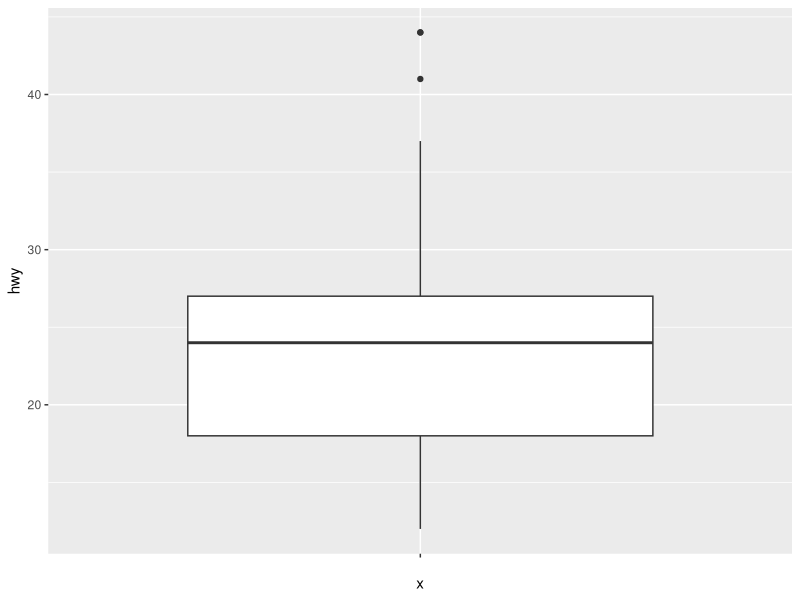
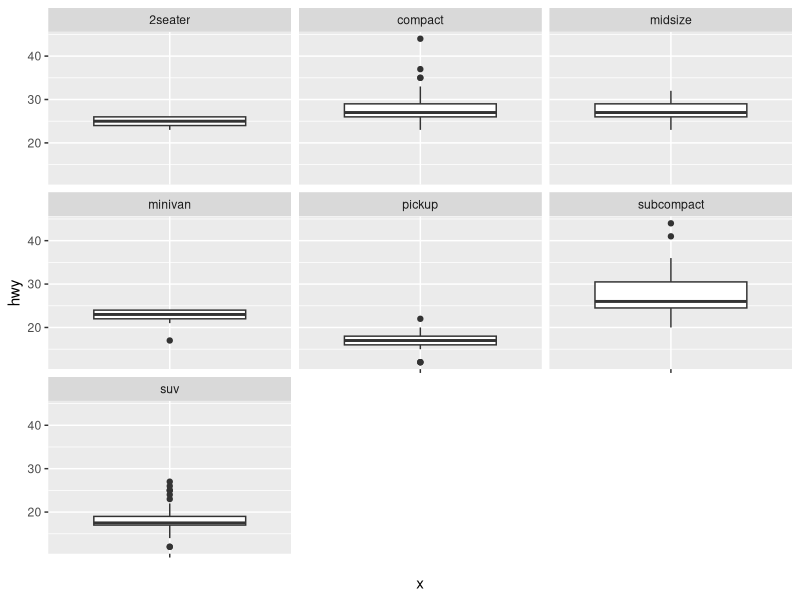
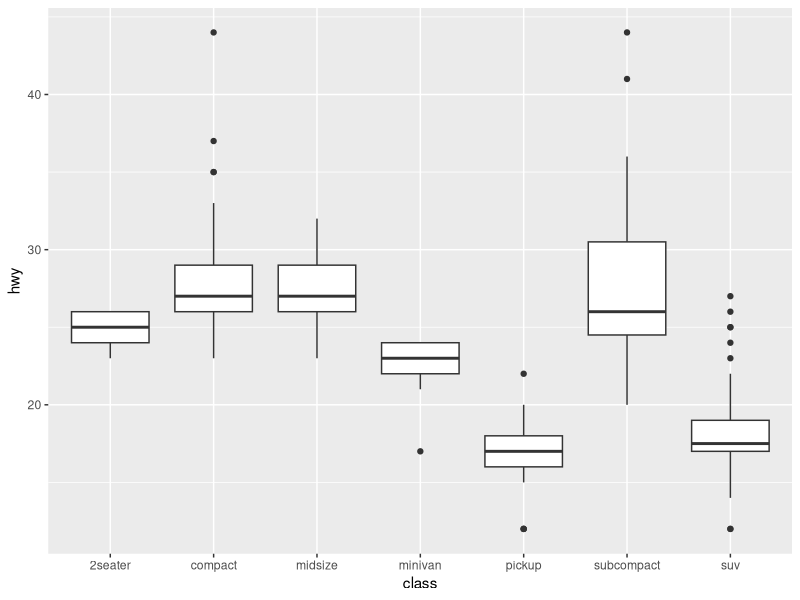
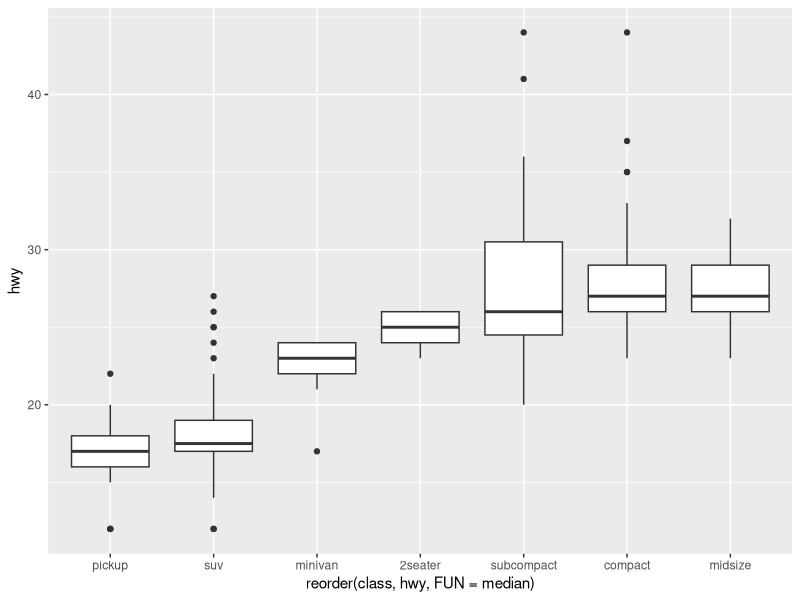
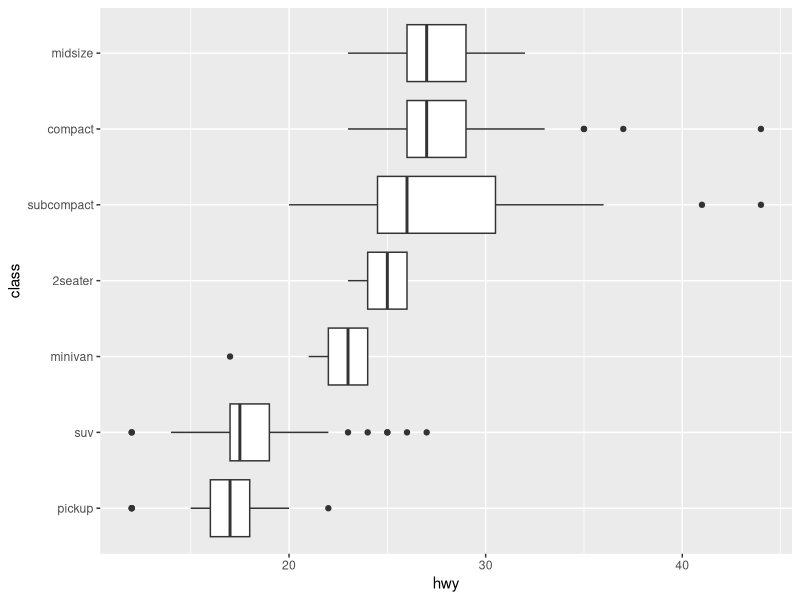
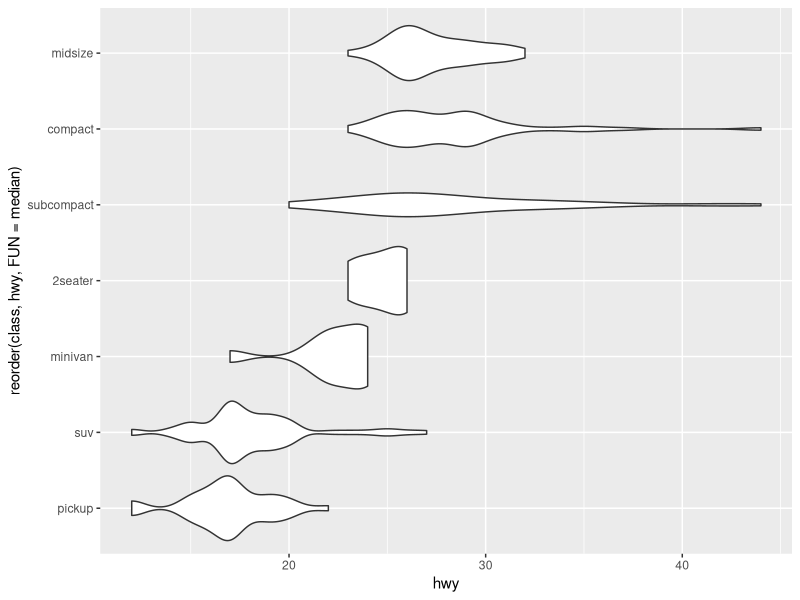
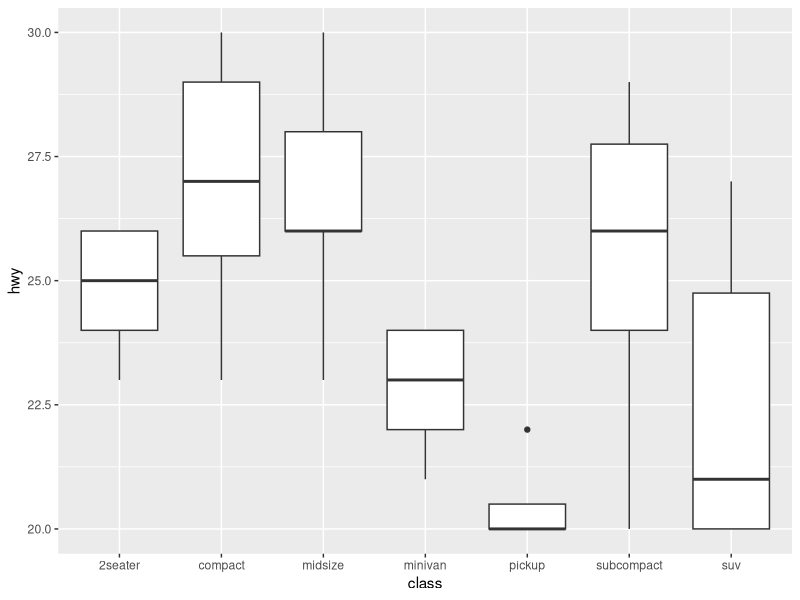
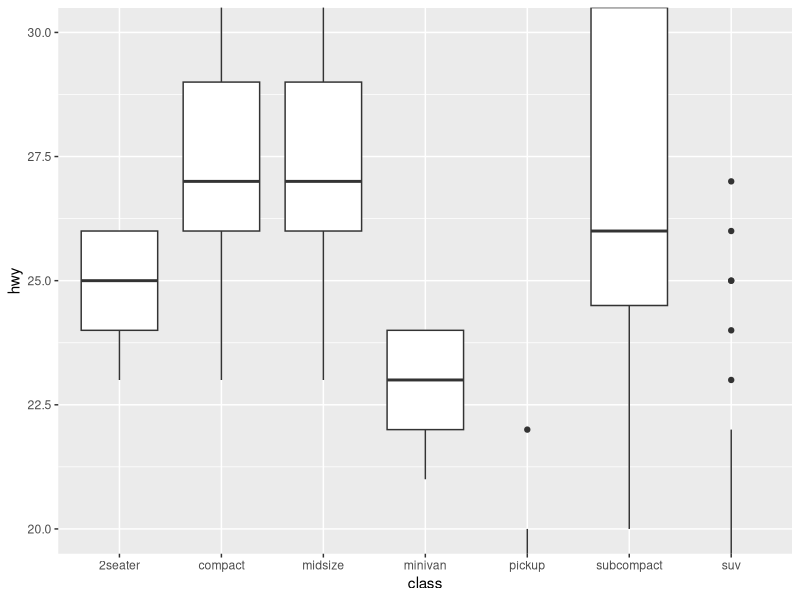

These figures' R source, in order:
## ---- chunk 1
# install the tidyverse package first if you have not done it  yet.
#install.packages("tidyverse") # you can comment out this line after you have installed `tidyverse`
library(tidyverse)
## ---- chunk 2
?mpg
dim(mpg)  # dimension of the table
mpg  # print/view mpg (we will introduce tibble later in this class)
str(mpg)  # list the structures in mpg
glimpse(mpg) # get a glimpse of the mpg data
## ---- chunk 3
ggplot(data = mpg) +
  geom_boxplot(mapping = aes(x = "", y = hwy)) 
## ---- chunk 4
ggplot(data = mpg) +
  geom_boxplot(mapping = aes(x = "", y = hwy)) +
  facet_wrap(~class)
## ---- chunk 5
ggplot(data = mpg) +
  geom_boxplot(mapping = aes(x = class, y = hwy))  
## ---- chunk 6
ggplot(data = mpg) +
  geom_boxplot(mapping = aes(x = reorder(class, hwy, FUN = median), 
                             y = hwy))
## ---- chunk 7
ggplot(data = mpg) +
  geom_boxplot(mapping = aes(x = reorder(class, hwy, FUN = median), 
                             y = hwy)) +
  xlab("class") +
  coord_flip()
## ---- chunk 8
ggplot(data = mpg) +
  geom_violin(mapping = aes(x=reorder(class, hwy, FUN = median), y = hwy)) + 
  coord_flip()
## ---- chunk 9
ggplot(data = mpg) +
  geom_boxplot(mapping = aes(x = class, y = hwy)) +
  ylim(c(20, 30))
## ---- chunk 10
ggplot(data = mpg) +
  geom_boxplot(mapping = aes(x = class, y = hwy)) +
  coord_cartesian(ylim=c(20, 30))
## ---- chunk 11
ggplot(data = mpg) +
  geom_histogram(mapping = aes(x = hwy, fill = class), 
                 binwidth = 10,
                 position = "dodge")
## ---- chunk 12
ggplot(data = mpg) + 
  geom_histogram(mapping = aes(x = hwy, fill = class, y = after_stat(density)), binwidth = 10, position = "dodge")
## ---- chunk 13
ggplot(data = mpg) +
  geom_freqpoly(mapping = aes(x = hwy, color = class),
                binwidth = 10)
